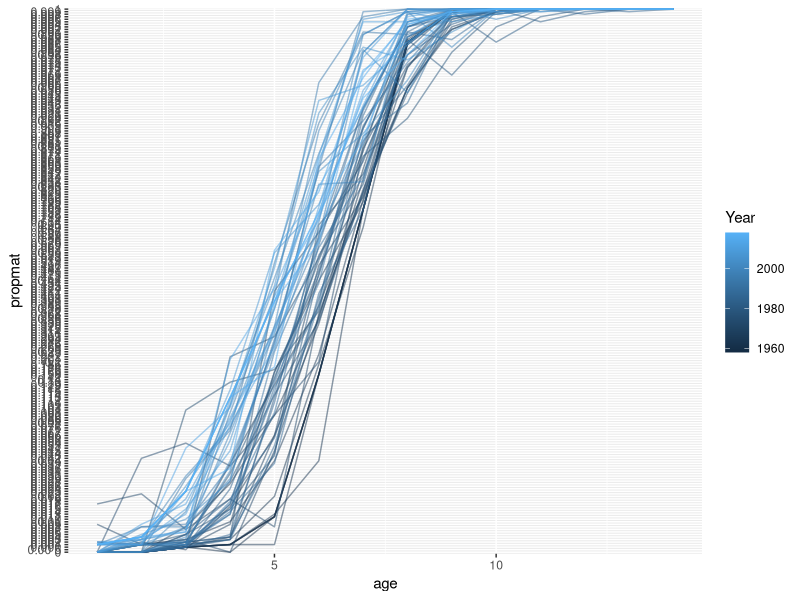
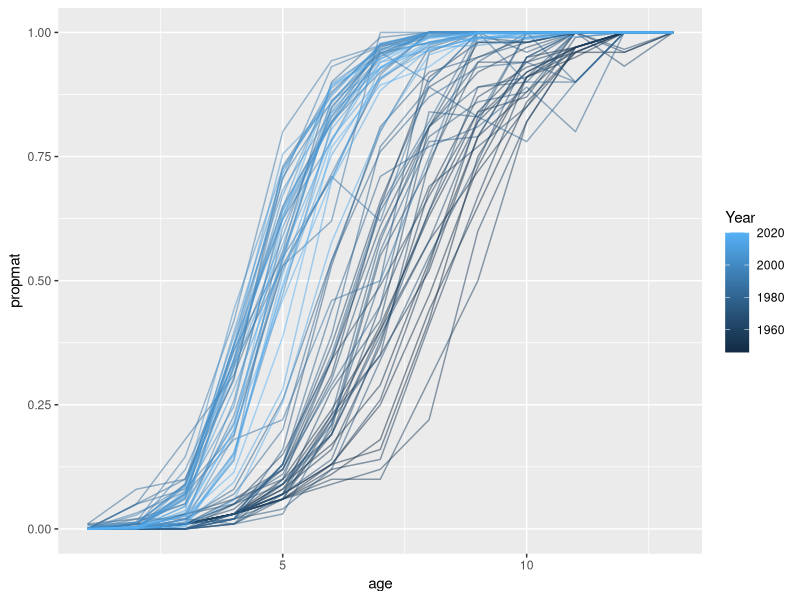

Recreate these plots in R, in order. (Note: this script raises an error after producing the figures.)
# analyze phenotype changes

# functions
require(data.table)
require(ggplot2)

calc50p <- function(x,y){ # fit logistic regression and return x value for y=50%
  mod <- glm(y ~ x, family = binomial)
  betas <- coef(mod)
  return(-betas[1]/betas[2])
}

# read in data
canmat <- fread('data/phenotypes/Brattey et al_2018_Table18_proportion_mature.csv')
lofmat <- fread('data/phenotypes/AFWG_Table 3.11.csv', skip = 3)
lofmat <- lofmat[!is.na(Year_age), ] # trim off an NA row

# long format
canmatl <- melt(canmat, id.vars = c('Year'), value.name = 'propmat')
canmatl[, age := as.numeric(gsub('Age', '', variable))]

setnames(lofmat, c('Year_age', '+gp'), c('Year', '15')) # set older ages to 15 for simplicity
lofmatl <- melt(lofmat, id.vars = c('Year'), value.name = 'propmat', variable.name = 'age') # gives an error, but I don't understand why. looks fine
lofmatl[, age := as.numeric(age)]

# plot maturity curves by year
ggplot(canmatl, aes(age, propmat, group = Year, color = Year)) +
  geom_line(alpha = 0.5)

ggplot(lofmatl, aes(age, propmat, group = Year, color = Year)) +
  geom_line(alpha = 0.5)


# calc 50% maturity from logistic regression models
canmat50 <- canmatl[, .(age50 = calc50p(age, cbind(propmat*1000, (1-propmat)*1000)), pop = 'can'), by = Year]
lofmat50 <- lofmatl[, .(age50 = calc50p(age, cbind(propmat*1000, (1-propmat)*1000)), pop = 'lof'), by = Year]

# plot age of 50% maturity by year
ggplot(canmat50, aes(Year, age50)) +
  geom_line() + 
  geom_smooth()

ggplot(lofmat50, aes(Year, age50)) +
  geom_line() + 
  geom_smooth()

# combine
mat50 <- rbind(canmat50, lofmat50)

# write out
write.csv(mat50, 'output/age_50percmature.csv', row.names = FALSE)
